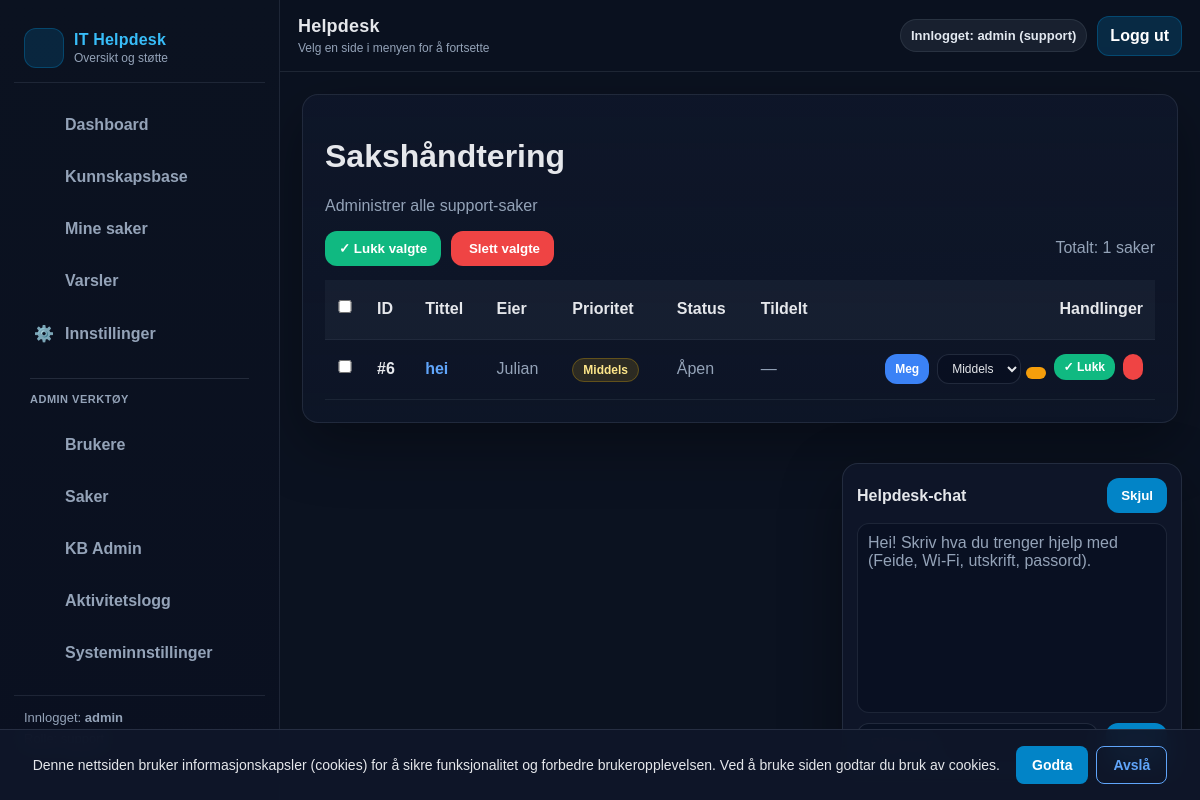
Before: /admin/saker (signed in) with the older database file.
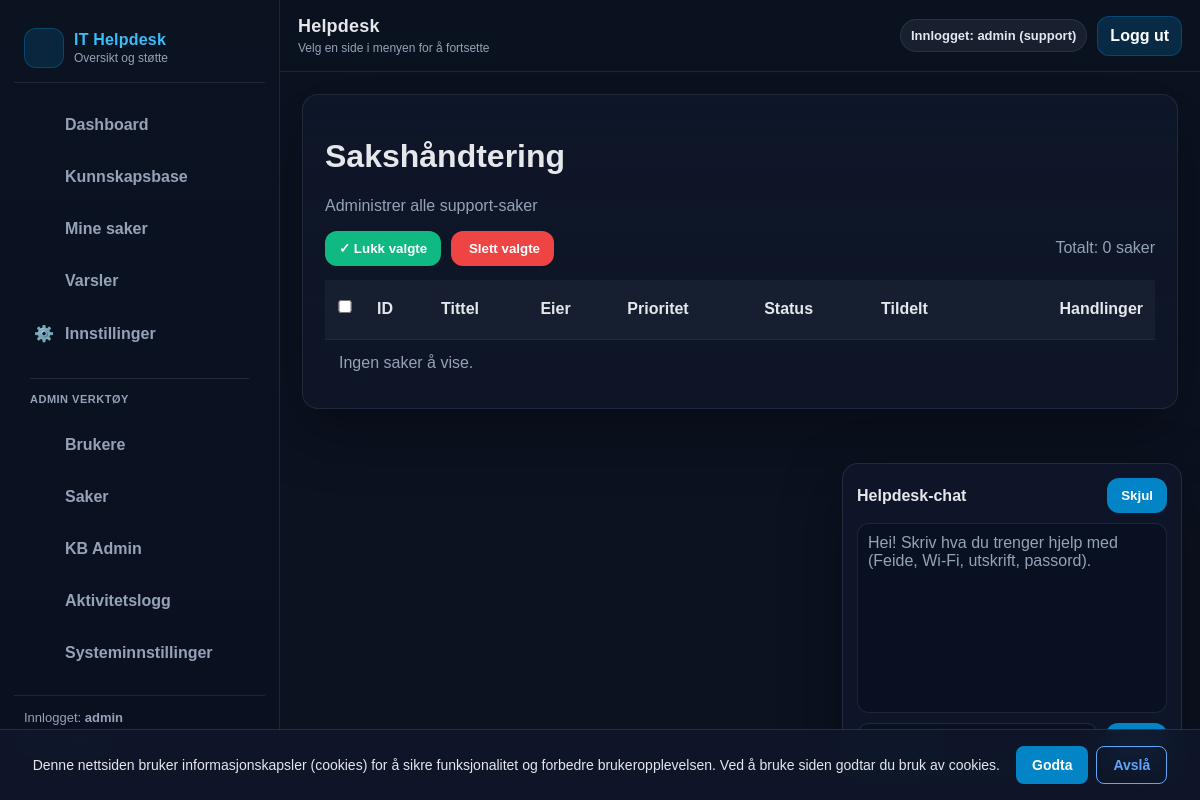
After: the same page with the newer database file.
### tables this page shows
CREATE TABLE tickets (
            id INTEGER PRIMARY KEY AUTOINCREMENT,
            title TEXT NOT NULL,
            desc TEXT NOT NULL,
            owner TEXT NOT NULL,
            category TEXT NOT NULL DEFAULT 'Annet',
            priority TEXT NOT NULL DEFAULT 'Middels',
            device TEXT NOT NULL DEFAULT '',
            status TEXT NOT NULL DEFAULT 'Åpen',
            created_at TEXT NOT NULL DEFAULT (datetime('now')),
            updated_at TEXT NOT NULL DEFAULT (datetime('now')),
            closed_at TEXT
        );

### routes.py (the view)
@bp.route("/admin/saker")
def admin_saker():
    return admin_tickets()

### __init__.py (called while the page is built)
def create_app():
    app = Flask(__name__)
    app.config.from_object(Config)
    init_mail(app)
    @app.after_request
    def set_security_headers(response):
        response.headers['X-Content-Type-Options'] = 'nosniff'
        response.headers['X-Frame-Options'] = 'DENY'
        response.headers['X-XSS-Protection'] = '1; mode=block'
        return response
    from .routes import bp
    app.register_blueprint(bp)
    return app

### db.py (called while the page is built, shortened)
def get_tickets(owner: Optional[str] = None) -> List[Dict[str, Any]]:
    conn = _conn()
    cur = conn.cursor()
    if owner is None:
        cur.execute("""
            SELECT t.*, r.stars AS rating, r.feedback AS feedback
            FROM tickets t
            LEFT JOIN ratings r ON r.ticket_id = t.id
            ORDER BY t.id DESC
        """)
    rows = cur.fetchall()
    conn.close()
    return [dict(r) for r in rows]

def count_notifications(user: str) -> int:
    conn = _conn()
    cur = conn.cursor()
    cur.execute("SELECT COUNT(*) AS c FROM notifications WHERE user = ? AND read = 0", (user,))
    row = cur.fetchone()
    conn.close()
    return int(row["c"]) if row else 0

### routes.py (called while the page is built)
def current_user():
    return session.get("user")

### templates/admin_tickets.html (shortened to what the changed rows need)
{% extends "base.html" %}
{% block content %}
<div class="card">
  <h1> Sakshåndtering</h1>
</div>
<div class="card">
  <form method="post" action="{{ url_for('main.bulk_close_tickets') }}" id="bulkForm">
    <div style="display:flex; justify-content:space-between; align-items:center; gap:12px; margin-bottom:14px; flex-wrap:wrap;">
      <div style="display:flex; gap:10px; flex-wrap:wrap;">
        <button type="submit" style="background:#10b981;">✓ Lukk valgte</button>
        <button
          type="submit"
          formaction="{{ url_for('main.bulk_delete_tickets') }}"
          style="background:#ef4444;"
          onclick="return confirm('Slette valgte saker permanent?');"
        >
        </button>
      </div>
      <div class="muted">Totalt: {{ tickets|length }} saker</div>
    </div>
    <table style="width:100%; border-collapse:collapse;">
      <thead>
        <tr style="background:rgba(148,163,184,.06); border-bottom:1px solid rgba(148,163,184,.14);">
          <th style="padding:12px; width:40px;"><input type="checkbox" id="selectAll"></th>
          <th style="padding:12px; text-align:left;">ID</th>
          <th style="padding:12px; text-align:left;">Tittel</th>
          <th style="padding:12px; text-align:left;">Eier</th>
          <th style="padding:12px; text-align:left;">Prioritet</th>
          <th style="padding:12px; text-align:left;">Status</th>
          <th style="padding:12px; text-align:left;">Tildelt</th>
          <th style="padding:12px; text-align:right;">Handlinger</th>
        </tr>
      </thead>
      <tbody>
        {% for t in tickets %}
        <tr style="border-bottom:1px solid rgba(148,163,184,.10);">
          <td style="padding:12px;">
            <input type="checkbox" name="ticket_ids[]" value="{{ t.id }}" class="ticketCheckbox">
          </td>
          <td style="padding:12px;">
            <strong>#{{ t.id }}</strong>
          </td>
          <td style="padding:12px;">
            <a href="{{ url_for('main.ticket_detail', ticket_id=t.id) }}" style="color:#60a5fa; font-weight:900; text-decoration:none;">
              {{ t.title }}
            </a>
          </td>
          <td style="padding:12px; color:#94a3b8;">{{ t.owner }}</td>
          <td style="padding:12px;">
            {% set p = (t.priority or '') %}
            {% if p in ['Kritisk','Høy','critical','high'] %}
              <span style="background:rgba(239,68,68,.14); border:1px solid rgba(239,68,68,.28); color:#fecaca; padding:4px 10px; border-radius:999px; font-size:12px; font-weight:900;">
                {{ p }}
              </span>
            {% elif p in ['Middels','medium'] %}
              <span style="background:rgba(234,179,8,.14); border:1px solid rgba(234,179,8,.28); color:#fde68a; padding:4px 10px; border-radius:999px; font-size:12px; font-weight:900;">
                {{ p }}
              </span>
            {% else %}
              <span style="background:rgba(16,185,129,.14); border:1px solid rgba(16,185,129,.28); color:#bbf7d0; padding:4px 10px; border-radius:999px; font-size:12px; font-weight:900;">
                {{ p or 'Lav' }}
              </span>
            {% endif %}
          </td>
          <td style="padding:12px; color:#94a3b8;">{{ t.status }}</td>
          <td style="padding:12px; color:#94a3b8;">
            {{ t.assigned_to or '—' }}
          </td>
          <td style="padding:12px; text-align:right;">
            <div style="display:flex; gap:8px; justify-content:flex-end; flex-wrap:wrap;">
              {% if (t.status or '') != 'Lukket' %}
              <form method="post" action="{{ url_for('main.assign_ticket_to_support', ticket_id=t.id) }}" style="display:inline;">
                <button type="submit" style="background:#3b82f6; padding:6px 10px; font-size:12px;"> Meg</button>
              </form>
              <form method="post" action="{{ url_for('main.change_ticket_priority', ticket_id=t.id) }}" style="display:inline;">
                <select name="priority" style="padding:6px 10px; font-size:12px; margin:0; width:auto;">
                  <option {% if (t.priority or '') == 'Middels' %}selected{% endif %}>Middels</option>
                </select>
                <button type="submit" style="background:#f59e0b; padding:6px 10px; font-size:12px;"></button>
              </form>
              <form method="post" action="{{ url_for('main.close_ticket_view', ticket_id=t.id) }}" style="display:inline;">
                <button type="submit" style="background:#10b981; padding:6px 10px; font-size:12px;">✓ Lukk</button>
              </form>
              {% endif %}
              <form method="post" action="{{ url_for('main.delete_ticket_permanently', ticket_id=t.id) }}" style="display:inline;" onsubmit="return confirm('Slette sak #{{ t.id }} permanent?');">
                <button type="submit" style="background:#ef4444; padding:6px 10px; font-size:12px;">️</button>
              </form>
            </div>
          </td>
        </tr>
        {% endfor %}
        {% if tickets|length == 0 %}
        <tr>
          <td colspan="8" style="padding:14px; color:#94a3b8;">Ingen saker å vise.</td>
        </tr>
        {% endif %}
      </tbody>
    </table>
  </form>
</div>
{% endblock %}

Changed rows visible on the page:
removed tickets: id "6", title "hei", owner "Julian", priority "Middels", status "Åpen", assigned_to "—"
Other visible differences:
{{ tickets|length }}: "1" → "0"
text now shown: "Ingen saker å vise."
